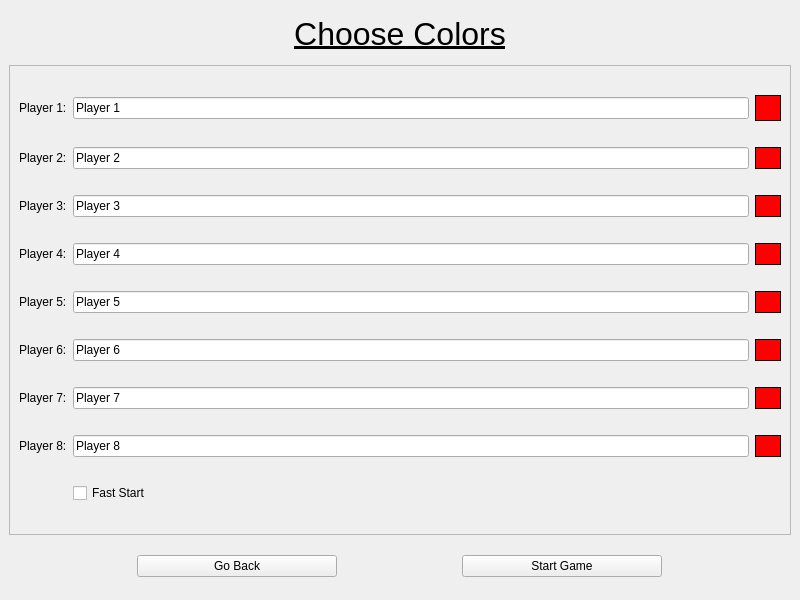
<?xml version="1.0" encoding="UTF-8"?>
<ui version="4.0">
 <class>view::PlayersWindow</class>
 <widget class="QMainWindow" name="view::PlayersWindow">
  <property name="geometry">
   <rect>
    <x>0</x>
    <y>0</y>
    <width>800</width>
    <height>600</height>
   </rect>
  </property>
  <property name="windowTitle">
   <string>MainWindow</string>
  </property>
  <widget class="QWidget" name="centralwidget">
   <layout class="QVBoxLayout" name="verticalLayout">
    <item>
     <widget class="QLabel" name="label">
      <property name="maximumSize">
       <size>
        <width>16777215</width>
        <height>50</height>
       </size>
      </property>
      <property name="font">
       <font>
        <pointsize>24</pointsize>
        <underline>true</underline>
       </font>
      </property>
      <property name="text">
       <string>Choose Colors</string>
      </property>
      <property name="alignment">
       <set>Qt::AlignmentFlag::AlignCenter</set>
      </property>
     </widget>
    </item>
    <item>
     <widget class="QFrame" name="frame">
      <property name="sizePolicy">
       <sizepolicy hsizetype="Preferred" vsizetype="Preferred">
        <horstretch>0</horstretch>
        <verstretch>0</verstretch>
       </sizepolicy>
      </property>
      <property name="frameShape">
       <enum>QFrame::Shape::StyledPanel</enum>
      </property>
      <property name="frameShadow">
       <enum>QFrame::Shadow::Raised</enum>
      </property>
      <layout class="QGridLayout" name="gridLayout">
       <item row="2" column="0">
        <widget class="QLabel" name="lblPlayer3">
         <property name="text">
          <string>Player 3:</string>
         </property>
        </widget>
       </item>
       <item row="5" column="0">
        <widget class="QLabel" name="lblPlayer6">
         <property name="text">
          <string>Player 6:</string>
         </property>
        </widget>
       </item>
       <item row="0" column="2">
        <widget class="view::ColorPickerWidget" name="clrPlayer1" native="true">
         <property name="minimumSize">
          <size>
           <width>26</width>
           <height>26</height>
          </size>
         </property>
         <property name="cursor">
          <cursorShape>PointingHandCursor</cursorShape>
         </property>
         <property name="styleSheet">
          <string notr="true">background-color: red;
border: 1px solid;</string>
         </property>
        </widget>
       </item>
       <item row="3" column="2">
        <widget class="view::ColorPickerWidget" name="clrPlayer4" native="true">
         <property name="cursor">
          <cursorShape>PointingHandCursor</cursorShape>
         </property>
         <property name="styleSheet">
          <string notr="true">background-color: red;
border: 1px solid;</string>
         </property>
        </widget>
       </item>
       <item row="2" column="2">
        <widget class="view::ColorPickerWidget" name="clrPlayer3" native="true">
         <property name="cursor">
          <cursorShape>PointingHandCursor</cursorShape>
         </property>
         <property name="styleSheet">
          <string notr="true">background-color: red;
border: 1px solid;</string>
         </property>
        </widget>
       </item>
       <item row="3" column="0">
        <widget class="QLabel" name="lblPlayer4">
         <property name="text">
          <string>Player 4:</string>
         </property>
        </widget>
       </item>
       <item row="0" column="1">
        <widget class="QLineEdit" name="txtPlayer1">
         <property name="text">
          <string>Player 1</string>
         </property>
        </widget>
       </item>
       <item row="7" column="0">
        <widget class="QLabel" name="lblPlayer8">
         <property name="text">
          <string>Player 8:</string>
         </property>
        </widget>
       </item>
       <item row="1" column="1">
        <widget class="QLineEdit" name="txtPlayer2">
         <property name="text">
          <string>Player 2</string>
         </property>
        </widget>
       </item>
       <item row="0" column="0">
        <widget class="QLabel" name="lblPlayer1">
         <property name="text">
          <string>Player 1:</string>
         </property>
        </widget>
       </item>
       <item row="4" column="1">
        <widget class="QLineEdit" name="txtPlayer5">
         <property name="text">
          <string>Player 5</string>
         </property>
        </widget>
       </item>
       <item row="6" column="2">
        <widget class="view::ColorPickerWidget" name="clrPlayer7" native="true">
         <property name="cursor">
          <cursorShape>PointingHandCursor</cursorShape>
         </property>
         <property name="styleSheet">
          <string notr="true">background-color: red;
border: 1px solid;</string>
         </property>
        </widget>
       </item>
       <item row="7" column="1">
        <widget class="QLineEdit" name="txtPlayer8">
         <property name="text">
          <string>Player 8</string>
         </property>
        </widget>
       </item>
       <item row="6" column="0">
        <widget class="QLabel" name="lblPlayer7">
         <property name="text">
          <string>Player 7:</string>
         </property>
        </widget>
       </item>
       <item row="5" column="2">
        <widget class="view::ColorPickerWidget" name="clrPlayer6" native="true">
         <property name="cursor">
          <cursorShape>PointingHandCursor</cursorShape>
         </property>
         <property name="styleSheet">
          <string notr="true">background-color: red;
border: 1px solid;</string>
         </property>
        </widget>
       </item>
       <item row="1" column="2">
        <widget class="view::ColorPickerWidget" name="clrPlayer2" native="true">
         <property name="cursor">
          <cursorShape>PointingHandCursor</cursorShape>
         </property>
         <property name="styleSheet">
          <string notr="true">background-color: red;
border: 1px solid;</string>
         </property>
        </widget>
       </item>
       <item row="4" column="2">
        <widget class="view::ColorPickerWidget" name="clrPlayer5" native="true">
         <property name="cursor">
          <cursorShape>PointingHandCursor</cursorShape>
         </property>
         <property name="styleSheet">
          <string notr="true">background-color: red;
border: 1px solid;</string>
         </property>
        </widget>
       </item>
       <item row="1" column="0">
        <widget class="QLabel" name="lblPlayer2">
         <property name="text">
          <string>Player 2:</string>
         </property>
        </widget>
       </item>
       <item row="2" column="1">
        <widget class="QLineEdit" name="txtPlayer3">
         <property name="text">
          <string>Player 3</string>
         </property>
        </widget>
       </item>
       <item row="5" column="1">
        <widget class="QLineEdit" name="txtPlayer6">
         <property name="text">
          <string>Player 6</string>
         </property>
        </widget>
       </item>
       <item row="7" column="2">
        <widget class="view::ColorPickerWidget" name="clrPlayer8" native="true">
         <property name="cursor">
          <cursorShape>PointingHandCursor</cursorShape>
         </property>
         <property name="styleSheet">
          <string notr="true">background-color: red;
border: 1px solid;</string>
         </property>
        </widget>
       </item>
       <item row="4" column="0">
        <widget class="QLabel" name="lblPlayer5">
         <property name="text">
          <string>Player 5:</string>
         </property>
        </widget>
       </item>
       <item row="3" column="1">
        <widget class="QLineEdit" name="txtPlayer4">
         <property name="text">
          <string>Player 4</string>
         </property>
        </widget>
       </item>
       <item row="6" column="1">
        <widget class="QLineEdit" name="txtPlayer7">
         <property name="text">
          <string>Player 7</string>
         </property>
        </widget>
       </item>
       <item row="8" column="1">
        <widget class="QCheckBox" name="chkFastStart">
         <property name="text">
          <string>Fast Start</string>
         </property>
        </widget>
       </item>
      </layout>
     </widget>
    </item>
    <item>
     <widget class="QWidget" name="widget_2" native="true">
      <property name="sizePolicy">
       <sizepolicy hsizetype="Preferred" vsizetype="Minimum">
        <horstretch>0</horstretch>
        <verstretch>0</verstretch>
       </sizepolicy>
      </property>
      <property name="minimumSize">
       <size>
        <width>0</width>
        <height>0</height>
       </size>
      </property>
      <property name="maximumSize">
       <size>
        <width>16777215</width>
        <height>50</height>
       </size>
      </property>
      <layout class="QHBoxLayout" name="horizontalLayout">
       <item>
        <widget class="QPushButton" name="btnBack">
         <property name="maximumSize">
          <size>
           <width>200</width>
           <height>16777215</height>
          </size>
         </property>
         <property name="text">
          <string>Go Back</string>
         </property>
        </widget>
       </item>
       <item>
        <widget class="QPushButton" name="btnStart">
         <property name="maximumSize">
          <size>
           <width>200</width>
           <height>16777215</height>
          </size>
         </property>
         <property name="cursor">
          <cursorShape>PointingHandCursor</cursorShape>
         </property>
         <property name="text">
          <string>Start Game</string>
         </property>
        </widget>
       </item>
      </layout>
     </widget>
    </item>
   </layout>
  </widget>
 </widget>
 <customwidgets>
  <customwidget>
   <class>view::ColorPickerWidget</class>
   <extends>QWidget</extends>
   <header>view/colorpickerwidget.h</header>
   <container>1</container>
  </customwidget>
 </customwidgets>
 <resources/>
 <connections/>
</ui>
